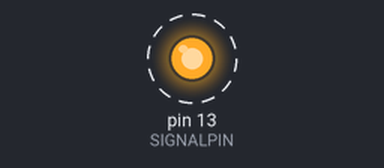
Simulated run of this sketch. Board: Arduino Uno, built with avr-gcc and run on an emulated ATmega328P. Parts: output pins drawn as LEDs (lit = HIGH). Dashed ring = blinking.

Above: at 0.5 s.
Timing chart, 0 to 4.6 s (numbered marks = the images above):
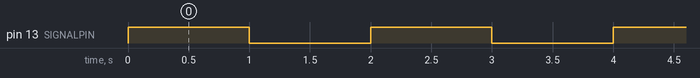

Measured:
- by itself, pin 13 (SIGNALPIN): alternates HIGH for 1.0 s and LOW for 1.0 s

The sketch:

02_BlinkingLEDCodeQuality.ino
```cpp
const int DELAYTIME = 1000;

void setup() {
  // initialize signal output
  SignalControl_Init();
}

// the loop function runs over and over again forever
void loop() {
  SignalControl_On();   // turn the signal on
  delay(DELAYTIME);     // wait for a second
  SignalControl_Off();  // turn the signal off
  delay(DELAYTIME);     // wait for a second
}
```

SignalControl.ino
```cpp
const int SIGNALPIN = 13;

void SignalControl_Init() {
  // initialize digital pin as an output.
  pinMode(SIGNALPIN, OUTPUT);
}

void SignalControl_On() {
  digitalWrite(SIGNALPIN, HIGH);   // turn the LED on (HIGH is the voltage level)
}

void SignalControl_Off() {
  digitalWrite(SIGNALPIN, LOW);   // turn the LED off (LOW is the voltage level)
}
```
